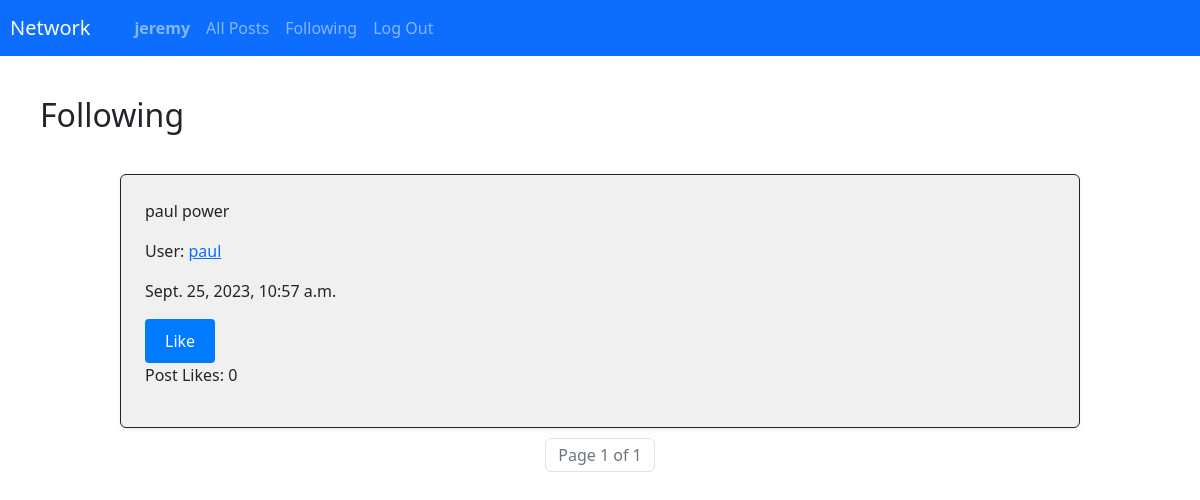
/follow_page (signed in), run on the app's committed database.
### network/models.py (models this page shows, shortened)
class User(AbstractUser):
    pass

class Post(models.Model):
    user = models.ForeignKey(User, on_delete=models.CASCADE)
    text = models.TextField(verbose_name="Post Text")
    timeStamp = models.DateTimeField(auto_now_add=True)
    likeCount = models.IntegerField(blank=True, null=True)

### network/views.py (the view)
# urls.py: path("follow_page", views.follow_page, name="follow_page"),
@login_required
def follow_page(request):
    user = request.user
    userFollows = Follower.objects.filter(user=user, currentFollow=True)
    userFollowList = []
    for follwerId in userFollows:
        userFollowId = follwerId.userfollow
        userFollowList.append(userFollowId)
    followedUsers = User.objects.filter(id__in=userFollowList)
    allPost = Post.objects.filter(user__in=followedUsers).order_by('-timeStamp')
    paginator = Paginator(allPost, 10)
    page_number = request.GET.get('page')
    page_obj = paginator.get_page(page_number)
    has_previous_page = page_obj.has_previous
    userLikes = PostLike.objects.filter(user=request.user.id, currentLike=True)
    userLikesPostId = []
    for likes in userLikes:
            likeId = likes.post
            userLikesPostId.append(likeId)
    return render(request, "network/follow.html", {
        "allPost": allPost,
        "page_obj": page_obj,
        "has_previous_page": has_previous_page,
        "userLikes": userLikesPostId
    })
    return render(request, "network/follow.html")

### network/templates/network/follow.html (shortened to what this page needs)
{% extends "network/layout.html" %}
{% load static %}
{% block body %}
    <div id="followPageHeader" style="margin: 40px;">
        <h2>Following</h2>
    </div>
    {% for post in page_obj %}
    <div id="postPage" class="border border-dark p-4 rounded shadow-sm" style="width: 80%; margin: 10px auto; background-color: #f0f0f0; padding: 10px;">
        <p>{{ post.text }}</p>
        <p>User: <a href="{% url 'user' post.user.id %}">{{ post.user.username }}</a></p>
        <p>{{ post.timeStamp }}</p>
        <button type="submit" id="postLike" class="post-like-button" data-post-id="{{ post.id }}" data-user-id="{{ post.user.id }}">
            {% if post in userLikes %}
                Unlike
            {% else %}
                Like
            {% endif %}
        </button>
        <p id="postLikeCount-{{ post.id }}">Post Likes: {% if post.likeCount == None %}
            0
        {% else %}
            {{ post.likeCount }}
        {% endif %}</p>
    </div>
    {% endfor %}
    <nav aria-label="Page navigation">
        <ul class="pagination justify-content-center">
            <li class="page-item disabled">
                <span class="page-link">Page {{ page_obj.number }} of {{ page_obj.paginator.num_pages }}</span>
            </li>
        </ul>
    </nav>
{% endblock %}

### network/templates/network/layout.html (shortened to what this page needs)
{% load static %}
<!DOCTYPE html>
<html lang="en">
    <head>
        <link rel="stylesheet" href="https://stackpath.bootstrapcdn.com/bootstrap/4.4.1/css/bootstrap.min.css">
        <link rel="stylesheet" href="https://cdn.jsdelivr.net/npm/bootstrap@5.3.0/dist/css/bootstrap.min.css">
        <link href="{% static 'network/styles.css' %}" rel="stylesheet">
    </head>
    <body>
        <nav class="navbar navbar-expand-lg navbar-dark bg-primary">
            <a class="navbar-brand" href="#" style="margin-left: 10px;">Network</a>
            <div style="margin-left: 20px;">
              <ul class="navbar-nav mr-auto">
                {% if user.is_authenticated %}
                    <li class="nav-item">
                        <a class="nav-link" href="{% url 'user' user.id %}"><strong>{{ user.username }}</strong></a>
                    </li>
                {% endif %}
                <li class="nav-item">
                  <a class="nav-link" href="{% url 'index' %}">All Posts</a>
                </li>
                {% if user.is_authenticated %}
                    <li class="nav-item">
                        <a class="nav-link" href="{% url 'follow_page' %}">Following</a>
                    </li>
                    <li class="nav-item">
                        <a class="nav-link" href="{% url 'logout' %}">Log Out</a>
                    </li>
                {% endif %}
              </ul>
            </div>
          </nav>
        <div class="body">
            {% block body %}
            {% endblock %}
        </div>
    </body>
</html>

### network/static/network/styles.css (style rules this page uses)
button { padding: 10px 20px; background-color: #007bff; color: #fff; border: none; border-radius: 4px; cursor: pointer; }

### data on the page
User: username "jeremy"
Post: text "paul power", user.username "paul", timeStamp "Sept. 25, 2023, 10:57 a.m.", shows "Like", likeCount "0"

### other printed values
{{ page_obj.number }} "1"
{{ page_obj.paginator.num_pages }} "1"
